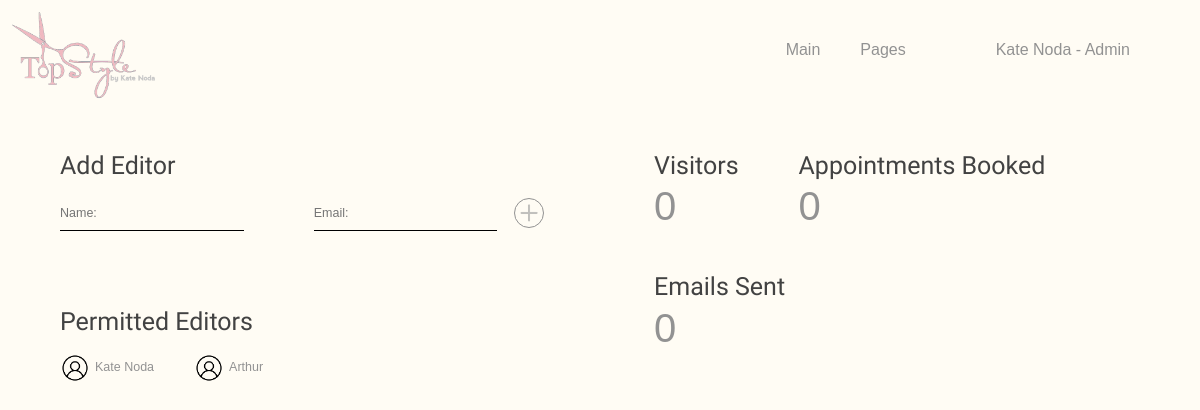
/dashboard/main (signed in), run on the app's committed database.
### app/models.py (models this page shows, shortened)
class User(db.Model, UserMixin):
    id = db.Column(db.Integer, primary_key=True)
    firebase_uid = db.Column(db.String(128), nullable=False)
    email = db.Column(db.String(255), nullable=False)
    name = db.Column(db.String(100), nullable=False)
    role = db.Column(db.String(20), default="editor", nullable=False)
    status = db.Column(db.String(20), default="invited", nullable=False)

### app/main.py (the view)
@main.route("/dashboard/main")
@admin_required
def dashboard_main():
    permitted_users = User.query.order_by(User.id.asc()).all()
    seeded_admin = User.query.filter_by(role="admin").order_by(User.id.asc()).first()
    seeded_admin_id = seeded_admin.id if seeded_admin else None
    website_stats = get_website_stats()
    return render_template(
        "/dashboard/main.html",
        permitted_users=permitted_users,
        seeded_admin_id=seeded_admin_id,
        website_stats=website_stats,
    )

### app/main.py (called while the page is built)
@main.before_request
def clear_trailing_slashes():
    if request.path != '/' and request.path.endswith('/'):
            return redirect(request.path[:-1])

### app/stats.py (called while the page is built, shortened)
def _get_meta(key):
	return StatsMeta.query.filter_by(key=key).first()

def _ensure_monthly_rollover():
	now = datetime.now()
	ym = now.strftime("%Y-%m")
	meta = _get_meta("stats_last_reset")
	if meta and meta.value == ym:
		return

def get_stat(name):
	stat = SiteStat.query.filter_by(name=name).first()
	return stat.value if stat else 0

def get_website_stats():
	_ensure_monthly_rollover()
	return {
		"visitors": get_stat("visitors"),
		"appointments_booked": get_stat("appointments_booked"),
		"emails_sent": get_stat("emails_sent"),
	}

### app/utils/auth.py (called while the page is built)
def admin_required(view):
    @wraps(view)
    @login_required
    def wrapped_view(*args, **kwargs):
        if current_user.role != "admin":
            if request.method == "GET":
                return redirect(url_for("main.dashboard_home"))
            return jsonify({"message": "Admin access required."}), 403
        return view(*args, **kwargs)
    return wrapped_view

### app/templates/dashboard/main.html (shortened to what this page needs)
{% extends "dashboard/base.html" %}
{% block styles %}
<link rel="stylesheet" href="../static/dashboard/styles/main.css" />
{% endblock %}
{% block content %}
<div class="container-horizontal">
    <div class="container-vertical">
        {% if current_user.role == 'admin' %}
        <div id="addEditorContainer">
            <h1 class="italiana-regular">Add Editor</h1>
            <form id="addEditorForm" method="POST" action="/dashboard/invite">
                <div id="editorFormInputs">
                    <input type="text" id="editorName" placeholder="Name:" required></input>
                    <input type="email" id="editorEmail" placeholder="Email:" required></input>
                </div>
                <button id="addEditorButton" type="submit">
                    <img src="../static/assets/dashboard/add-icon.png" alt="Add editor button" />
                </button>
            </form>
        </div>
        {% endif %}
        {% if current_user.role == 'admin' %}
        <div id="permittedEditorsContainer">
            <h1 class="italiana-regular">Permitted Editors</h1>
            <div id="permittedEditorsPanel">
                {% for permitted_user in permitted_users %}
                <div class="editor {{ permitted_user.status }}" data-user-id="{{ permitted_user.id }}"
                    data-user-status="{{ permitted_user.status }}">
                    <img src="../static/assets/dashboard/editor-icon.png" alt="Editor icon">
                    <h3 class="{% if permitted_user.id == seeded_admin_id %}non-deletable{% endif %}"
                        data-deletable="{{ 'false' if permitted_user.id == seeded_admin_id else 'true' }}">{{
                        permitted_user.name }}</h3>
                </div>
                {% endfor %}
            </div>
        </div>
        {% endif %}
    </div>
    <div class="container-vertical">
        <div id="monthlyStatsContainer">
            <div class="stat">
                <h1 class="italiana-regular">Visitors</h1>
                <h2 class="stat-number">{{ website_stats.visitors }}</h2>
            </div>
            <div class="stat">
                <h1 class="italiana-regular">Appointments Booked</h1>
                <h2 class="stat-number">{{ website_stats.appointments_booked }}</h2>
            </div>
            <div class="stat">
                <h1 class="italiana-regular">Emails Sent</h1>
                <h2 class="stat-number">{{ website_stats.emails_sent }}</h2>
            </div>
        </div>
    </div>
</div>
{% endblock %}

### app/templates/dashboard/base.html (shortened to what this page needs)
<!DOCTYPE html>
<html lang="en">
<head>
    <link rel="stylesheet" href="../static/dashboard/styles/shared.css" />
    {% block styles %}{% endblock %}
</head>
<body>
    <header id="header">
        <img src="../static/assets/TopStyleLogo.png" class="top-style-logo" alt="TopStyle salon logo" />
        <nav
            class="dashboard-nav {% if current_user.role == 'admin' %}dashboard-nav-admin{% else %}dashboard-nav-editor{% endif %}">
            {% if current_user.role == 'admin' %}
            <a href="{{ url_for('main.dashboard_main') }}" class="nav-link">Main</a>
            <div class="pages-menu-container">
                <h3 id="pagesMenuToggle" class="nav-link">Pages</h3>
            </div>
            <h3 class="dashboard-user-label">{{ current_user.name }} - {{ current_user.role|capitalize }}</h3>
            {% endif %}
        </nav>
    </header>
    {% block content %}{% endblock %}
</body>
</html>

### app/static/dashboard/styles/shared.css (style rules this page uses)
html { font-size: 10px; }
*, *::before, *::after { box-sizing: border-box; margin: 0; padding: 0; }
body { background-color: var(--background-color); color: var(--text-color-regular); font-family: var(--font-family-regular); line-height: 1.25; }
#header { display: flex; justify-content: space-between; align-items: center; }
.top-style-logo { padding-left: 1.2rem; padding-top: 1.2rem; height: 10rem; }
.dashboard-nav { display: flex; align-items: center; margin-right: 30px; }
.nav-link, .dashboard-nav h3 { font-size: 1.6rem; color: var(--text-color-light); font-weight: normal; margin-right: 4rem; transition: 0.35s; text-decoration: none; }
.dashboard-nav-admin > .dashboard-user-label { padding-left: 50px; }
.pages-menu-container { position: relative; }
#pagesMenuToggle { cursor: pointer; }
.italiana-regular { font-family: "Italiana"; font-weight: 400; font-style: normal; font-size: 2.5rem; }

### app/static/dashboard/styles/main.css (style rules this page uses)
.container-horizontal { width: 90%; margin-left: -45%; position: relative; left: 50%; display: flex; justify-content: space-between; margin-top: 50px; }
.container-vertical { width: 45%; row-gap: 50px; display: flex; flex-direction: column; justify-content: space-between; }
#addEditorForm { display: flex; justify-content: space-between; margin-top: 15px; }
#addEditorContainer { min-width: 300px; }
#addEditorForm input { height: 35px; width: 42%; font-size: 1.25rem; background: none; border: none; border-bottom: 1px solid black; outline: none; }
#editorFormInputs { display: flex; justify-content: space-between; width: 90%; }
#addEditorButton { visibility: hidden; }
#addEditorButton img { visibility: visible; width: 30px; height: 30px; cursor: pointer; position: relative; left: 0; border-radius: 100%; transition: 0.35s; padding: 5px; border: 1px solid #929292; }
#permittedEditorsContainer { min-width: 300px; }
#permittedEditorsPanel { display: flex; flex-wrap: wrap; margin-top: 15px; }
.editor { display: flex; align-items: center; margin-right: 4rem; margin-bottom: 1rem; }
.editor.active { opacity: 1; }
.editor img { width: 30px; }
.editor h3 { font-size: 1.25rem; font-weight: normal; margin-left: 5px; color: var(--text-color-light); cursor: pointer; transition: 0.35s; }
.editor h3.non-deletable { cursor: default; }
#monthlyStatsContainer { display: flex; flex-wrap: wrap; min-width: 300px; }
.stat { margin-right: 6rem; margin-bottom: 4rem; }
.stat-number { font-weight: normal; color: var(--text-color-light); font-size: 4rem; }

### app/static/shared/variables.css (style rules this page uses)
:root { --background-color: #FFFCF4; --brown: #D1C6B7; --pink: #F4C9CD; --light-pink: #F9E1DF; --text-color-bold: #000000; --text-color-regular: #424242; --text-color-light: #929292; --font-family-bold: "Italiana", sans-serif; --font-family-regular: "Montserrat", sans-serif; }

### data on the page
User: name "Kate Noda", role "Admin"
User: name "Arthur"

### other printed values
{{ website_stats.visitors }} "0"
{{ website_stats.appointments_booked }} "0"
{{ website_stats.emails_sent }} "0"
